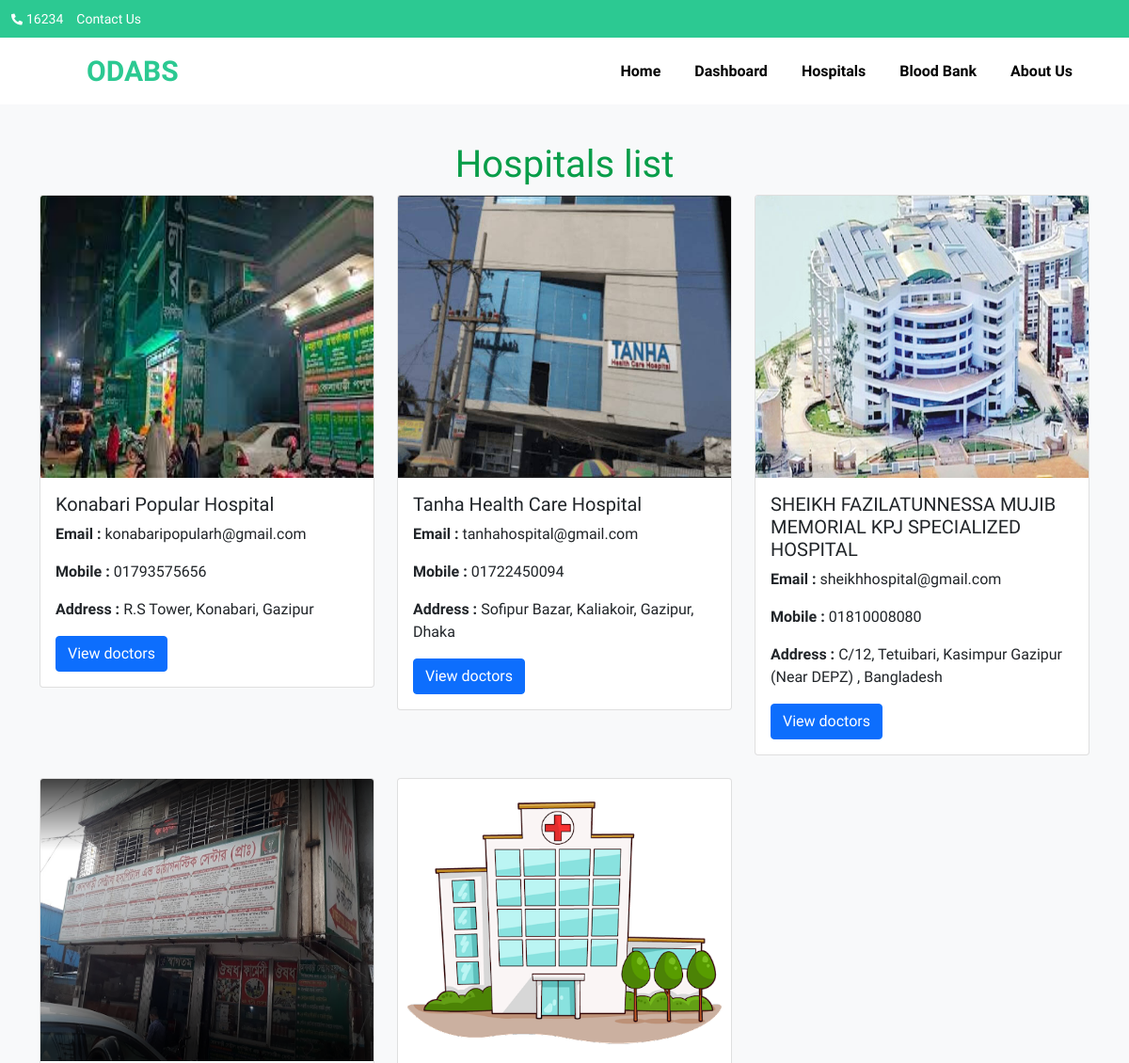
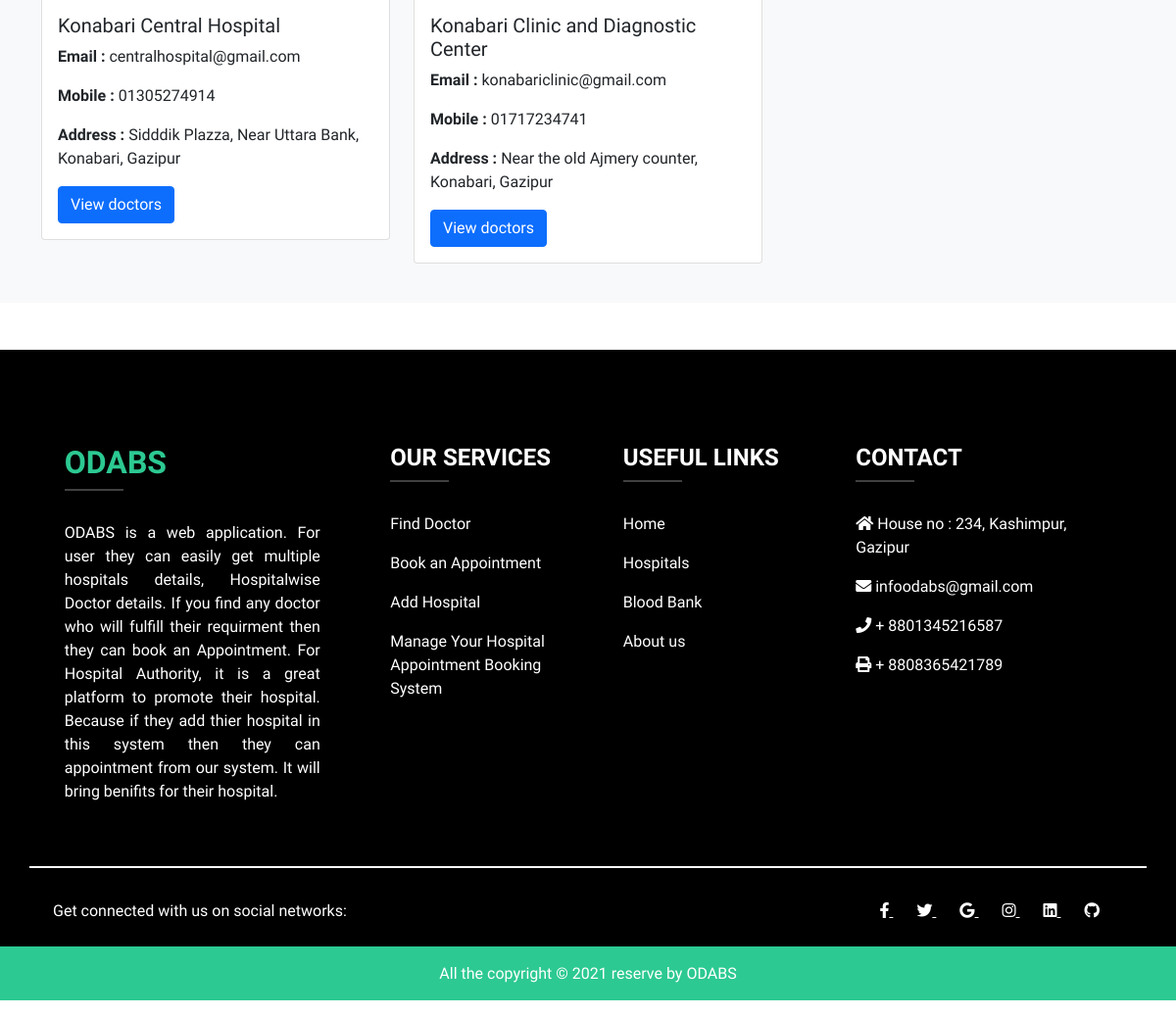
Screenshot of /user_hospital.php with the database file from the repository (2 pictures, top to bottom).
### tables this page shows
CREATE TABLE `hospital` (
  `id` int(255) NOT NULL,
  `hname` varchar(255) NOT NULL,
  `email` varchar(255) NOT NULL,
  `hotline` varchar(255) NOT NULL,
  `mobile` varchar(255) NOT NULL,
  `address` varchar(255) NOT NULL,
  `himage` varchar(255) NOT NULL
);

### user_hospital.php (the view, shortened to what this page needs)
<?php include "includes/db.php"; ?>
<?php
$query= "select * from hospital";
$result =mysqli_query($link,$query);
?>
<!doctype html>
<html lang="en">
  <head>
    <link rel="stylesheet" href="../css/style.css">
<link href="https://cdn.jsdelivr.net/npm/bootstrap@5.1.3/dist/css/bootstrap.min.css" rel="stylesheet">
<link rel="stylesheet" href="https://pro.fontawesome.com/releases/v5.10.0/css/all.css"/>
<link rel="stylesheet"
        href="https://maxst.icons8.com/vue-static/landings/line-awesome/line-awesome/1.3.0/css/line-awesome.min.css">
<link rel="stylesheet" href="css/style.css">
  </head>
  <body>
<section id="nav-bar">
<div class="head container-fluid ">
  <p class=""> <i class="fas fa-phone-alt" style="color: white;font-size:12px;line-height:40px;"></i> <a href="">16234</a> </p>
  <p class="">  <a href="">Contact Us</a> </p>
</div>
<nav class="navbar navbar-expand-lg navbar-light ">
  <div class="container">
    <a class="navbar-brand" href="index.php">ODABS</a>
    <div class="collapse navbar-collapse" id="navbarNav">
      <ul class="navbar-nav ms-auto">
        <li class="nav-item">
          <a class="nav-link " href="index.php">Home</a>
        </li>
        <li class="nav-item">
          <a class="nav-link " href="dashboards/user_dashboard.php">Dashboard</a>
        </li>
        <li class="nav-item">
          <a class="nav-link" href="hospital.php">Hospitals</a>
        </li>
        <li class="nav-item">
          <a class="nav-link" href="bloodbank.php">Blood Bank</a>
        </li>
        <li class="nav-item">
          <a class="nav-link " href="aboutus.php">About Us</a>
        </li>
      </ul>
    </div>
  </div>
</nav>
</section>
<section class="container-fluid bg-light py-3">
    <div class="container my-4 ">
        <h1 class="text-center " style="color:#089D49;">Hospitals list</h1>
        <div class="row row-cols-1 row-cols-md-3 g-4">
            <?php
        while($row = mysqli_fetch_assoc($result)){
              $hname = $row['hname'];
              $hemail = $row['email'];
              $hmobile = $row['mobile'];
              $haddress = $row['address'];
              $hdoctor = $row['viewdoctor'];
              $himage = $row['himage'];
          	?>
            <div class="col-4">
                <div class="card">
                    <img src="<?php echo $himage; ?>" height="300" class="card-img-top" alt="Hospital Image">
                    <div class="card-body">
                        <h5 class="card-title"><?php echo $hname; ?></h5>
                        <p class="card-text"><span class="las la-envelope"></span> <span><b>Email :
                                </b><?php echo $hemail; ?></span></p>
                        <p class="card-text"><span class="las la-phone"></span> <span><b>Mobile :
                                </b> <?php echo $hmobile; ?></span></p>
                        <p class="card-text"><span class="las la-location-arrow"></span> <span><b>Address :
                                </b> <?php echo $haddress; ?></span></p>
                        <a href="<?php echo $hdoctor; ?>"><button class="btn btn-primary">View doctors</button></a>
                    </div>
                </div>
            </div>
            <?php
    }
    ?>
        </div>
    </div>
</section>
<?php
  include "includes/footer.php"
?>

### css/style.css (style rules this page uses)
* { padding: 0; margin: 0; box-sizing: border-box; }
body { font-family: 'Andada Pro', serif; }
.head { height: 40px; background-color: #2CC992; }
.head p { line-height: 40px; margin-right: 10px; display: inline-block; }
.head a { text-decoration: none; color: white; font-size: 14px; }
#nav-bar { position: sticky !important; top: 0; z-index: 10; }
.navbar { background-color: white; }
.navbar-brand { font-size: 30px !important; color:#2CC992 !important; font-weight: 800; padding-left: 50px; }
.navbar-nav li { padding: 0 10px; }
.navbar-nav li a { color: black !important; font-weight: 600; text-transform: capitalize; float: right; text-align: left; }

### rows the page displays
hospital: himage (picture), hname "Konabari Popular Hospital", email "konabaripopularh@gmail.com", mobile "01793575656", address "R.S Tower, Konabari, Gazipur"
hospital: himage (picture), hname "Tanha Health Care Hospital", email "tanhahospital@gmail.com", mobile "01722450094", address "Sofipur Bazar, Kaliakoir, Gazipur, Dhaka"
hospital: himage (picture), hname "SHEIKH FAZILATUNNESSA MUJIB MEMORIAL KPJ SPECIALIZED HOSPITAL", email "sheikhhospital@gmail.com", mobile "01810008080", address "C/12, Tetuibari, Kasimpur Gazipur (Near DEPZ) , Bangladesh"
hospital: himage (picture), hname "Konabari Central Hospital", email "centralhospital@gmail.com", mobile "01305274914", address "Sidddik Plazza, Near Uttara Bank, Konabari, Gazipur"
hospital: himage (picture), hname "Konabari Clinic and Diagnostic Center", email "konabariclinic@gmail.com", mobile "01717234741", address "Near the old Ajmery counter, Konabari, Gazipur"
